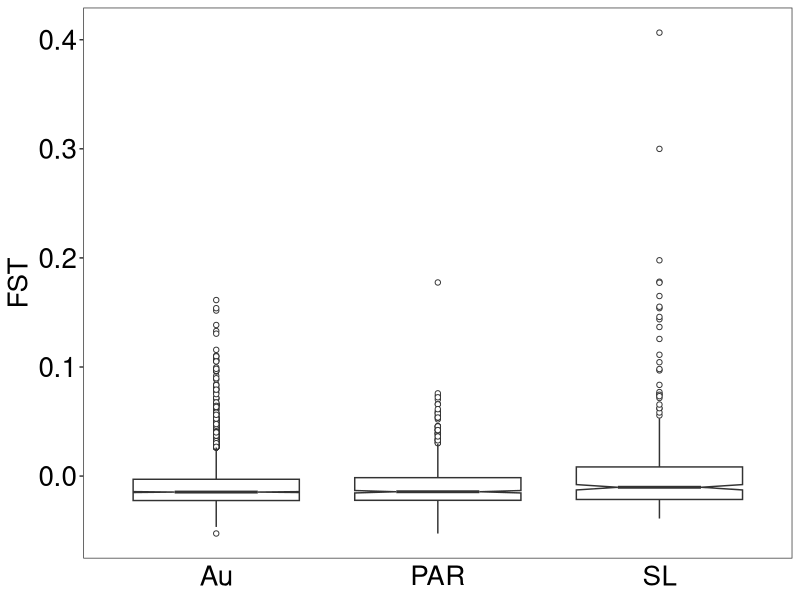
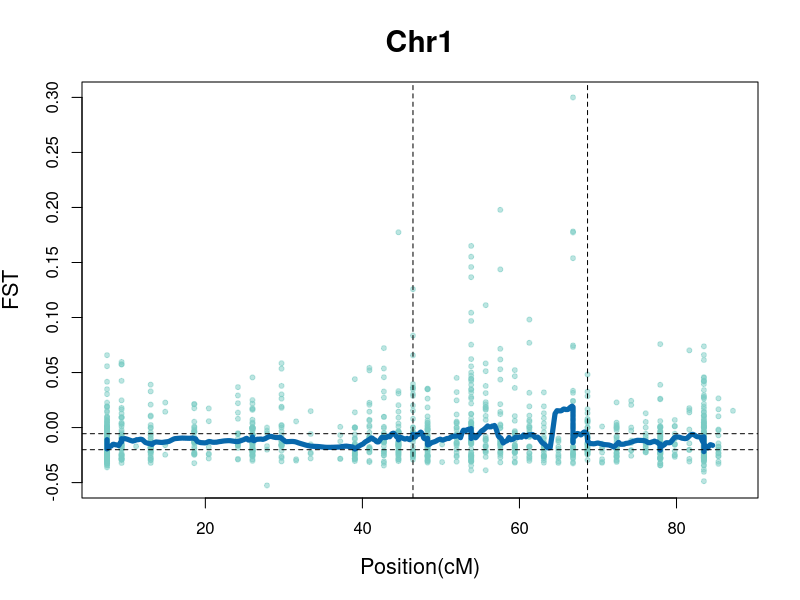

Recreate these plots in R, in order.
data <- read.table("FST.R.Input.txt", header=TRUE)

nrow(data)

mydata <- na.omit(data)
nrow(mydata)

total_window <- nrow(mydata)

mydata <- subset(mydata, mydata$Length > 99)
total_window <- nrow(mydata)
nrow(mydata)

##Assigning Transcripts to Chromosomes###
MAChr1 <- subset(mydata, mydata$LG=="1")
MAChr2 <- subset(mydata, mydata$LG=="2")
MAChr3 <- subset(mydata, mydata$LG=="3")
MAChr4 <- subset(mydata, mydata$LG=="4")
MAChr5 <- subset(mydata, mydata$LG=="5")
MAChr6 <- subset(mydata, mydata$LG=="6")
MAChr7 <- subset(mydata, mydata$LG=="7")
MAChr8 <- subset(mydata, mydata$LG=="8")

MA_Autosomes <- subset(mydata, mydata$LG==2 | mydata$LG==3 | mydata$LG==4 | mydata$LG==5 | mydata$LG==6 | mydata$LG==7 | mydata$LG==8)

## Sort According to Position ####
MAChr1_sort <- MAChr1[order(MAChr1$cf_female),] 
MAChr2_sort <- MAChr2[order(MAChr2$cf_female),] 
MAChr3_sort <- MAChr3[order(MAChr3$cf_female),] 
MAChr4_sort <- MAChr4[order(MAChr4$cf_female),] 
MAChr5_sort <- MAChr5[order(MAChr5$cf_female),] 
MAChr6_sort <- MAChr6[order(MAChr6$cf_female),] 
MAChr7_sort <- MAChr7[order(MAChr7$cf_female),] 
MAChr8_sort <- MAChr8[order(MAChr8$cf_female),] 


####### Statistical Tests ########
wilcox.test(MAChr1$WeightFST,MA_Autosomes$WeightFST)
wilcox.test(MAChr2$WeightFST,MA_Autosomes$WeightFST)
wilcox.test(MAChr3$WeightFST,MA_Autosomes$WeightFST)
wilcox.test(MAChr4$WeightFST,MA_Autosomes$WeightFST)
wilcox.test(MAChr5$WeightFST,MA_Autosomes$WeightFST)
wilcox.test(MAChr6$WeightFST,MA_Autosomes$WeightFST)
wilcox.test(MAChr7$WeightFST,MA_Autosomes$WeightFST)
wilcox.test(MAChr8$WeightFST,MA_Autosomes$WeightFST)



### Sex-linked vs. Auto ###
Sex <- subset(mydata, mydata$Sex.Linkage== "SL")
Auto <- subset(mydata, mydata$Sex.Linkage == "Au")
PAR <- subset(mydata, mydata$Sex.Linkage == "PAR")

wilcox.test(Sex$WeightFST,Auto$WeightFST)
wilcox.test(Sex$WeightFST,PAR$WeightFST)
wilcox.test(PAR$WeightFST,Auto$WeightFST)


### plots sex-linked vs. auto ##
library(ggplot2)
library(ggpubr)
cbPalette <- c("#999999", "#E69F00", "#56B4E9", "#009E73", "#F0E442", "#0072B2", "#D55E00", "#CC79A7")
theme_set(theme_bw(base_size=12)) ## No gray background

pdf("~/WeightFST_Boxplot.pdf", width=7,height=5)
WeightFST_Boxplot <- ggplot(mydata, aes(x = Sex.Linkage, y = WeightFST)) +
	geom_boxplot(outlier.shape=21, notch = TRUE) +
    scale_y_continuous(name = "FST") + theme_bw() + 
    theme(plot.title = element_blank(),  axis.title.x = element_blank()) +
    theme(axis.title.y = element_text(size=20), axis.ticks.x = element_blank()) + 
    theme(axis.text.x = element_text(color = "black", size=20)) + 
    theme(axis.text.y = element_text(color = "black", size=20)) +
    theme(text = element_text(size=20)) +
    theme(panel.grid = element_blank()) 
WeightFST_Boxplot
dev.off()



###### Sliding Window Analysis ####

library(zoo)

Chr1RM<- rollmean(smooth(MAChr1_sort$WeightFST),30)
Chr2RM<- rollmean(smooth(MAChr2_sort$WeightFST),30)
Chr3RM<- rollmean(smooth(MAChr3_sort$WeightFST),30)
Chr4RM<- rollmean(smooth(MAChr4_sort$WeightFST),30)
Chr5RM<- rollmean(smooth(MAChr5_sort$WeightFST),30)
Chr6RM<- rollmean(smooth(MAChr6_sort$WeightFST),30)
Chr7RM<- rollmean(smooth(MAChr7_sort$WeightFST),30)
Chr8RM<- rollmean(smooth(MAChr8_sort$WeightFST),30)


testRM <- c(Chr2RM, Chr3RM, Chr4RM, Chr5RM, Chr6RM, Chr7RM, Chr8RM)


myfunction <- function(i){
Info <- sample(i,1,replace=FALSE)
return(Info)
}

my.perm <- c()
for(i in 1:10^3){ my.perm[i] <- myfunction(testRM) }
sorted.perm <- sort(my.perm)
lowCI <- sorted.perm[25]
highCI <- sorted.perm[975]


RMpalette <- c("#f0f9e8", "#bae4bc", "#7bccc4", "#43a2ca", "#0868ac")



pdf("~/MA_LG1_WeightFST_RM.pdf", width=7,height=5)
MAChr1RM <- rollmean(smooth(MAChr1_sort$cf_female), 30)
MAWeightFSTChr1RM <- rollmean(smooth(MAChr1_sort$WeightFST),30)
plot(MAChr1_sort$cf_female, MAChr1_sort$WeightFST,col=alpha(RMpalette[3], 0.5),pch=20, ylim=c(-0.05,0.3), xlab="Position(cM)", ylab="FST",main="Chr1",cex.main=1.8,cex.lab=1.3)
lines(MAChr1RM, MAWeightFSTChr1RM,type="l",lwd=5, col=RMpalette[5])
abline(h=lowCI,lty=2)
abline(h=highCI,lty=2)
abline(v=46.44, lty=2)
abline(v=68.67, lty=2)
dev.off()